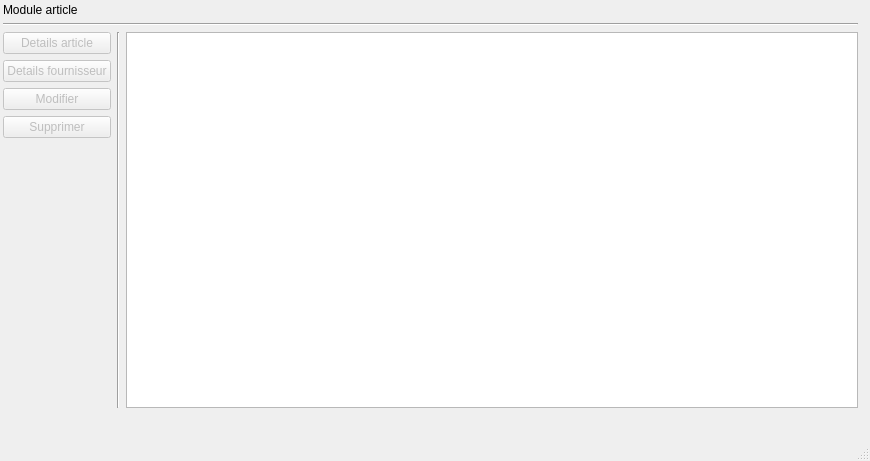
<?xml version="1.0" encoding="UTF-8"?>
<ui version="4.0">
 <class>InterArcticle</class>
 <widget class="QMainWindow" name="InterArcticle">
  <property name="geometry">
   <rect>
    <x>0</x>
    <y>0</y>
    <width>870</width>
    <height>461</height>
   </rect>
  </property>
  <property name="windowTitle">
   <string>MainWindow</string>
  </property>
  <widget class="QWidget" name="centralwidget">
   <widget class="QWidget" name="layoutWidget">
    <property name="geometry">
     <rect>
      <x>0</x>
      <y>0</y>
      <width>861</width>
      <height>411</height>
     </rect>
    </property>
    <layout class="QVBoxLayout" name="layGen">
     <property name="leftMargin">
      <number>3</number>
     </property>
     <property name="topMargin">
      <number>3</number>
     </property>
     <property name="rightMargin">
      <number>3</number>
     </property>
     <property name="bottomMargin">
      <number>3</number>
     </property>
     <item>
      <widget class="QLabel" name="label">
       <property name="styleSheet">
        <string notr="true">font: 18pt &quot;MS Shell Dlg 2&quot;;</string>
       </property>
       <property name="text">
        <string>Module article</string>
       </property>
      </widget>
     </item>
     <item>
      <widget class="Line" name="line">
       <property name="orientation">
        <enum>Qt::Horizontal</enum>
       </property>
      </widget>
     </item>
     <item>
      <layout class="QHBoxLayout" name="horizontalLayout">
       <item>
        <layout class="QVBoxLayout" name="verticalLayout">
         <item>
          <widget class="QPushButton" name="btnDetailA">
           <property name="enabled">
            <bool>false</bool>
           </property>
           <property name="text">
            <string>Details article</string>
           </property>
           <property name="icon">
            <iconset>
             <normaloff>img/Usual/Details/view_details.png</normaloff>img/Usual/Details/view_details.png</iconset>
           </property>
          </widget>
         </item>
         <item>
          <widget class="QPushButton" name="btnDetailF">
           <property name="enabled">
            <bool>false</bool>
           </property>
           <property name="text">
            <string>Details fournisseur</string>
           </property>
           <property name="icon">
            <iconset>
             <normaloff>img/Usual/Details/view_details.png</normaloff>img/Usual/Details/view_details.png</iconset>
           </property>
          </widget>
         </item>
         <item>
          <widget class="QPushButton" name="btnModif">
           <property name="enabled">
            <bool>false</bool>
           </property>
           <property name="text">
            <string>Modifier</string>
           </property>
          </widget>
         </item>
         <item>
          <widget class="QPushButton" name="btnSupp">
           <property name="enabled">
            <bool>false</bool>
           </property>
           <property name="text">
            <string>Supprimer</string>
           </property>
           <property name="icon">
            <iconset>
             <normaloff>img/Usual/Quit/close_window.png</normaloff>img/Usual/Quit/close_window.png</iconset>
           </property>
          </widget>
         </item>
         <item>
          <spacer name="verticalSpacer">
           <property name="orientation">
            <enum>Qt::Vertical</enum>
           </property>
           <property name="sizeHint" stdset="0">
            <size>
             <width>20</width>
             <height>40</height>
            </size>
           </property>
          </spacer>
         </item>
        </layout>
       </item>
       <item>
        <widget class="Line" name="line_2">
         <property name="orientation">
          <enum>Qt::Vertical</enum>
         </property>
        </widget>
       </item>
       <item>
        <widget class="QTableView" name="tableView"/>
       </item>
      </layout>
     </item>
    </layout>
   </widget>
  </widget>
  <widget class="QMenuBar" name="menubar">
   <property name="geometry">
    <rect>
     <x>0</x>
     <y>0</y>
     <width>870</width>
     <height>22</height>
    </rect>
   </property>
  </widget>
  <widget class="QStatusBar" name="statusbar"/>
 </widget>
 <resources/>
 <connections/>
</ui>
